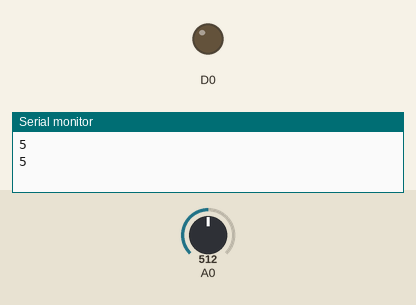
Bench run of a sketch on a simulated ESP8266 (NodeMCU). Parts: output pins drawn as LEDs (lit = HIGH), the last lines printed to the serial monitor. The inputs (shaded band) are chosen by the test bench; at power-on: A0 = 512.

Above: at 1.8 s.
1.9 s: A0 set to 168
3.4 s: A0 set to 140
At 4.7 s:
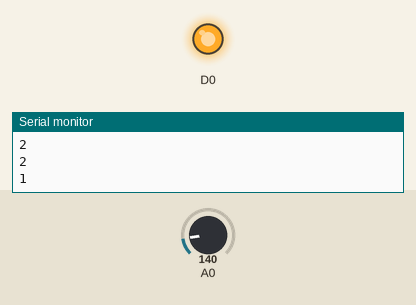
5.5 s: A0 set to 306
At 6.3 s:
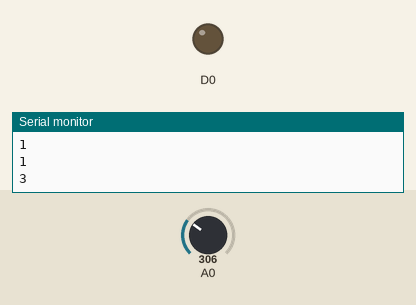
7.5 s: A0 set to 122
At 9.0 s:
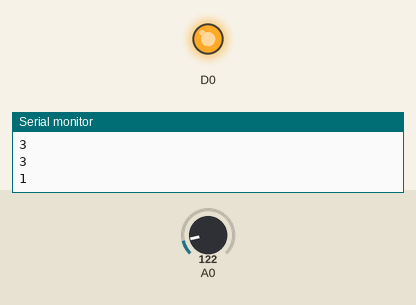
Timing chart, 0 to 10.5 s (numbered marks = the images above; inputs shaded):
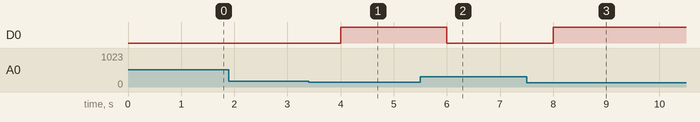

The sketch:

LDR_Time.ino
```cpp
void setup() {
  Serial.begin(9600);
  pinMode(D0,OUTPUT);
}

void loop() {
  int x=analogRead(A0);
  x=map(x,0,1023,0,10);
  Serial.println(x);
  if(x<2){
    digitalWrite(D0,HIGH);
  }
  else{
    digitalWrite(D0,LOW);
  }
  delay(1000);
}
```

Measured:
- the behaviour switches between 154 and 153 on A0 (found by bisection; images 0 and 1)
- after the input at 3.4 s, D0: LOW → HIGH after 0.60 s
- after the input at 5.5 s, D0: HIGH → LOW after 0.50 s
- after the input at 7.5 s, D0: LOW → HIGH after 0.50 s
